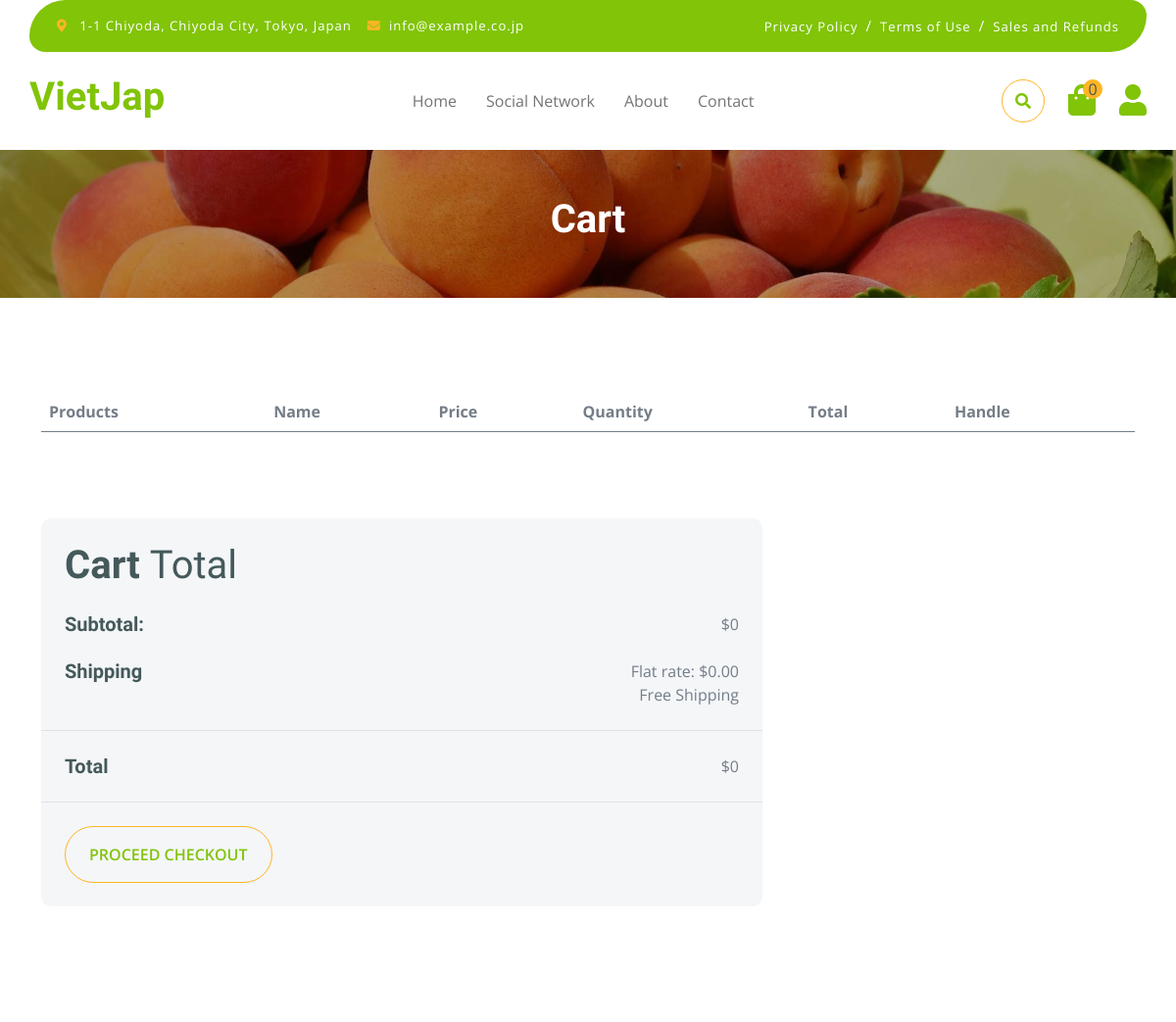
The app's page /cart/ (signed in, upper part), older data.
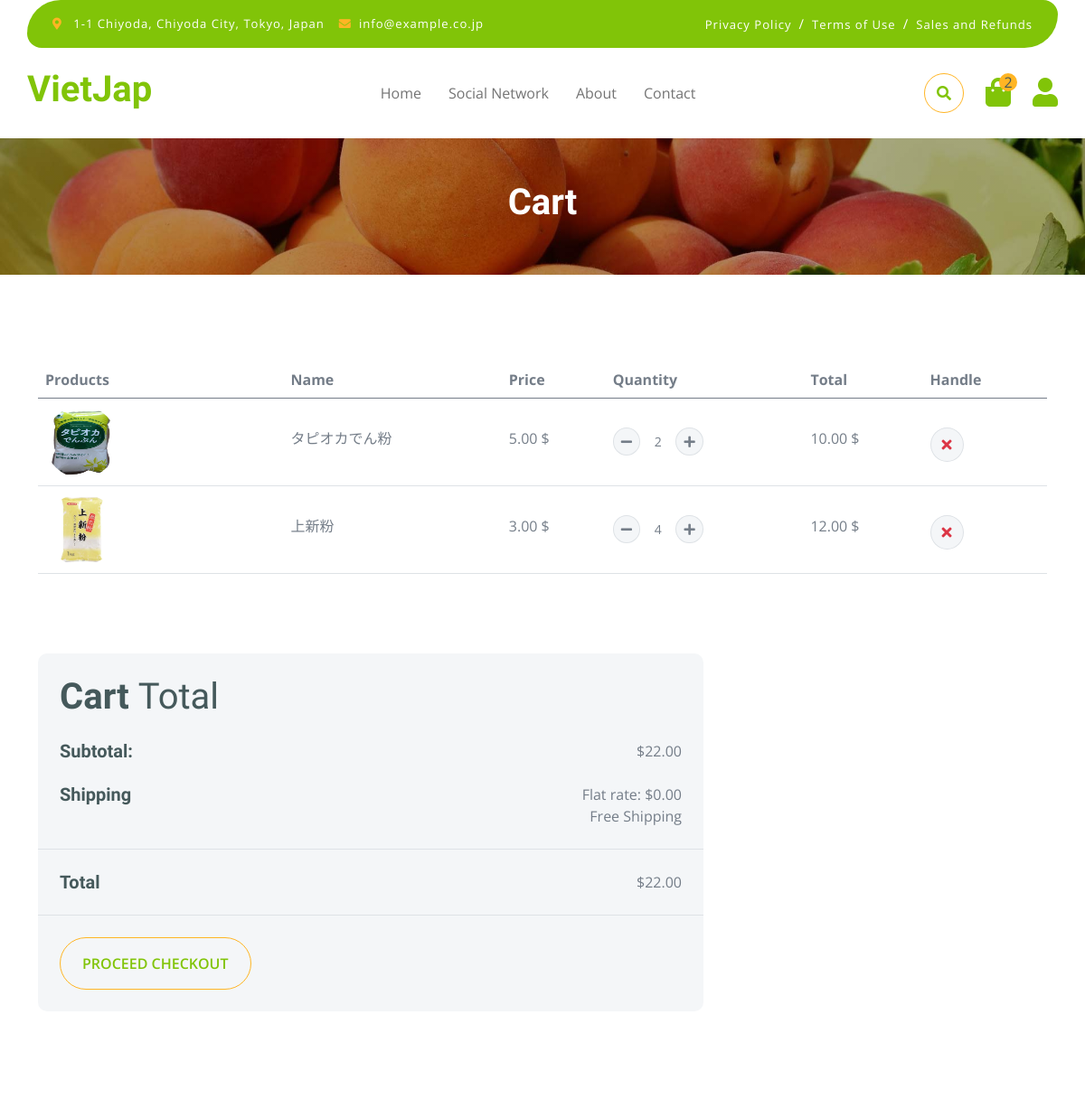
The same page, newer data.
### cart/models.py (models this page shows)
class CartDetail(models.Model):
    id = models.AutoField(primary_key=True)
    cart = models.ForeignKey(Cart, on_delete=models.CASCADE)
    ingredient = models.ForeignKey(Ingredient, on_delete=models.CASCADE)
    quantity = models.IntegerField(default=1)
    def get_total_price(self):
        return self.quantity * self.ingredient.price

### dish/models.py (models this page shows, shortened)
class Ingredient(models.Model):
    id = models.AutoField(primary_key=True)
    name = models.CharField(max_length=255)
    category = models.CharField(max_length=100,null=True, blank=True)
    quantity = models.IntegerField(default=0, null=True, blank=True)
    price = models.DecimalField(max_digits=10, decimal_places=2, default=0.00)
    image = models.ImageField(upload_to='ingredient/', null=True, blank=True)
    @property
    def ImageURL(self):
        if self.image:
            return self.image.url
        return ''

### cart/views.py (the view)
# urls.py: path('', views.cart, name='cart'),
def cart(request):
    if request.user.is_authenticated:
        user = request.user
        cart, created = Cart.objects.get_or_create(user=user)
        cartDetails = cart.cartdetail_set.all()
        totalPrice = cart.get_cart_total()
        quantity = cart.get_cart_items()
    else:
        cartDetails = []
        cart = None
        totalPrice = 0
        quantity = 0
    context = { 'cart': cart, 'cartDetails': cartDetails, 'totalPrice': totalPrice, 'quantity': quantity}
    return render(request, 'cart.html', context)

### cart/models.py (called while the page is built)
    def get_cart_items(self):
        cartDetails = self.cartdetail_set.all()
        quantity = cartDetails.count()
        return quantity

    def get_cart_total(self):
        return sum(item.get_total_price() for item in self.cartdetail_set.all())

### templates/cart.html (shortened to what this page needs)
{% extends 'base.html' %}
{% load static %}
{% block cart-content %}
        <div class="container-fluid page-header py-5">
            <h1 class="text-center text-white display-6">Cart</h1>
        </div>
        <div class="container-fluid py-5">
            <div class="container py-5">
                <div class="table-responsive">
                    <table class="table">
                        <thead>
                          <tr>
                            <th scope="col">Products</th>
                            <th scope="col">Name</th>
                            <th scope="col">Price</th>
                            <th scope="col">Quantity</th>
                            <th scope="col">Total</th>
                            <th scope="col">Handle</th>
                          </tr>
                        </thead>
                        <tbody>
                            {% for item in cartDetails %}
                            <tr>
                                <th scope="row">
                                    <div class="d-flex align-items-center">
                                        <img src="{{ item.ingredient.ImageURL }}" class="img-fluid me-5 rounded-circle" style="width: 80px; height: 80px;" alt="">
                                    </div>
                                </th>
                                <td>
                                    <p class="mb-0 mt-4">{{ item.ingredient.name }}</p>
                                </td>
                                <td>
                                    <p class="mb-0 mt-4">{{ item.ingredient.price }} $</p>
                                </td>
                                <td>
                                    <div class="input-group quantity mt-4" style="width: 100px;">
                                        <div class="input-group-btn">
                                            <button class="btn btn-sm btn-minus rounded-circle bg-light border update-cart"
                                            data-ingredient-id="{{ item.ingredient.id }}" data-action="remove">
                                            <i class="fa fa-minus"></i>
                                            </button>
                                        </div>
                                        <input type="text" class="form-control form-control-sm text-center border-0" value="{{ item.quantity }}">
                                        <div class="input-group-btn">
                                            <button class="btn btn-sm btn-plus rounded-circle bg-light border update-cart"
                                            data-ingredient-id="{{ item.ingredient.id }}" data-action="add">
                                                <i class="fa fa-plus"></i>
                                            </button>
                                        </div>
                                    </div>
                                </td>
                                <td>
                                    <p class="mb-0 mt-4">{{ item.get_total_price }} $</p>
                                </td>
                                <td>
                                    <button class="btn btn-md rounded-circle bg-light border mt-4" >
                                        <i class="fa fa-times text-danger"></i>
                                    </button>
                                </td>
                            </tr>
                            {% endfor %}
                        </tbody>
                    </table>
                </div>
                <div class="row g-4 mt-5 justify-content-start">
                    <div class="col-12 col-md-8">
                        <div class="bg-light rounded">
                            <div class="p-4">
                                <h1 class="display-6 mb-4">Cart <span class="fw-normal">Total</span></h1>
                                <div class="d-flex justify-content-between mb-4">
                                    <h5 class="mb-0 me-4">Subtotal:</h5>
                                    <p class="mb-0" id="cart-subtotal">${{ totalPrice }}</p>
                                </div>
                                <div class="d-flex justify-content-between">
                                    <h5 class="mb-0 me-4">Shipping</h5>
                                    <div class="">
                                        <p class="mb-0">Flat rate: $0.00</p>
                                    </div>
                                </div>
                                <p class="mb-0 text-end">Free Shipping </p>
                            </div>
                                <div class="py-4 mb-4 border-top border-bottom d-flex justify-content-between">
                                    <h5 class="mb-0 ps-4 me-4">Total</h5>
                                    <p class="mb-0 pe-4" id="cart-total">${{ totalPrice  }}</p>
                                </div>
                            <a href="{% url 'checkout' %}" class="btn border-secondary rounded-pill px-4 py-3 text-primary text-uppercase mb-4 ms-4">Proceed Checkout</a>
                        </div>
                    </div>
                </div>
            </div>
        </div>
{% endblock cart-content %}

### templates/base.html (shortened to what this page needs)
{% load static %}
<!DOCTYPE html>
<html lang="en">
    <head>
        <link rel="stylesheet" href="https://use.fontawesome.com/releases/v5.15.4/css/all.css"/>
        <link href="https://cdn.jsdelivr.net/npm/bootstrap-icons@1.4.1/font/bootstrap-icons.css" rel="stylesheet">
        <link href="{% static 'lib/lightbox/css/lightbox.min.css' %}" rel="stylesheet">
        <link href="{% static 'lib/owlcarousel/assets/owl.carousel.min.css' %}" rel="stylesheet">
        <link href="{% static 'css/bootstrap.min.css' %}" rel="stylesheet">
        <link href="{% static 'css/style.css' %}" rel="stylesheet">
    </head>
    <body>
        <div class="container-fluid fixed-top">
            <div class="container topbar bg-primary d-none d-lg-block">
                <div class="d-flex justify-content-between">
                    <div class="top-info ps-2">
                        <small class="me-3"><i class="fas fa-map-marker-alt me-2 text-secondary"></i> <a href="#" class="text-white">1-1 Chiyoda, Chiyoda City, Tokyo, Japan</a></small>
                        <small class="me-3"><i class="fas fa-envelope me-2 text-secondary"></i><a href="mailto:info@example.co.jp" class="text-white">info@example.co.jp</a></small>
                    </div>
                    <div class="top-link pe-2">
                        <a href="#" class="text-white"><small class="text-white mx-2">Privacy Policy</small>/</a>
                        <a href="#" class="text-white"><small class="text-white mx-2">Terms of Use</small>/</a>
                        <a href="#" class="text-white"><small class="text-white ms-2">Sales and Refunds</small></a>
                    </div>
                </div>
            </div>
            <div class="container px-0">
                <nav class="navbar navbar-light bg-white navbar-expand-xl">
                    <a href="{% url 'home' %}" class="navbar-brand"><h1 class="text-primary display-6">VietJap</h1></a>
                    <div class="collapse navbar-collapse bg-white" id="navbarCollapse">
                        <div class="navbar-nav mx-auto">
                            <a href="{% url 'home' %}" class="nav-item nav-link">Home</a>
                            {% if user.is_authenticated %}
                                <a href="{% url 'social:socialnetwork' %}" class="nav-item nav-link">Social Network</a>
                            {% endif %}
                            <a href="{% url 'about' %}" class="nav-item nav-link">About</a>
                            <a href="{% url 'contact' %}" class="nav-item nav-link">Contact</a>
                        </div>
                        <div class="d-flex m-3 me-0">
                             <button class="btn-search btn border border-secondary btn-md-square rounded-circle bg-white me-4" data-bs-toggle="modal" data-bs-target="#searchModal">
                                <i class="fas fa-search text-primary"></i>
                            </button>
                            {% if user.is_authenticated %}
                                <a href="{% url 'cart' %}" class="position-relative me-4 my-auto">
                                    <i class="fa fa-shopping-bag fa-2x"></i>
                                    <span class="position-absolute bg-secondary rounded-circle d-flex align-items-center justify-content-center text-dark px-1"
                                        style="top: -5px; left: 15px; height: 20px; min-width: 20px;">
                                        {{ quantity|default:0 }}
                                    </span>
                                </a>
                                <div class="dropdown my-auto">
                                    <a href="#" class="dropdown" role="button" id="dropdownMenuLink"
                                        data-bs-toggle="dropdown" aria-expanded="false">
                                        <i class="fas fa-user fa-2x"></i>
                                    </a>
                                </div>
                            {% else %}
                                <a href="{% url 'login' %}" class="btn btn-primary px-4 me-3">Login</a>
                                <a href="{% url 'register' %}" class="btn btn-secondary px-4">Register</a>
                            {% endif %}
                        </div>
                    </div>
                </nav>
            </div>
        </div>
        {% block cart-content %}{% endblock cart-content %}
    </body>
</html>

### static/css/style.css (style rules this page uses)
.btn { font-weight: 600; transition: .5s; }
.btn-md-square { width: 44px; height: 44px; }
.btn-square, .btn-sm-square, .btn-md-square, .btn-lg-square { padding: 0; display: flex; align-items: center; justify-content: center; font-weight: normal; }
.btn.border-secondary { transition: 0.5s; }
.fixed-top { transition: 0.5s; background: var(--bs-white); border: 0; }
.topbar { padding: 20px; border-radius: 230px 100px; }
.topbar .top-info { font-size: 15px; line-height: 0; letter-spacing: 1px; display: flex; align-items: center; }
.topbar .top-link { font-size: 15px; line-height: 0; letter-spacing: 1px; display: flex; align-items: center; }
.topbar .top-link a { letter-spacing: 1px; }
.navbar .navbar-nav .nav-link { padding: 10px 15px; font-size: 16px; transition: .5s; }
.navbar { height: 100px; border-bottom: 1px solid rgba(255, 255, 255, .1); }
.page-header { position: relative; background: linear-gradient(rgba(0, 0, 0, 0.3), rgba(0, 0, 0, 0.3)), url(../img/cart-page-header-img.jpg); background-position: center center; background-repeat: no-repeat; background-size: cover; }
@media (min-width: 992px) { .hero-header, .page-header { margin-top: 152px !important; } }

Row changes from the older to the newer data that the page shows:
added CartDetail: ingredient.ImageURL (picture), ingredient.name "タピオカでん粉", ingredient.price "5.00", quantity "2", get_total_price "10.00"
added CartDetail: ingredient.ImageURL (picture), ingredient.name "上新粉", ingredient.price "3.00", quantity "4", get_total_price "12.00"
Text that changed along with them:
{{ quantity|default:0 }}: "0" → "2"
{{ totalPrice }}: "0" → "22.00"
